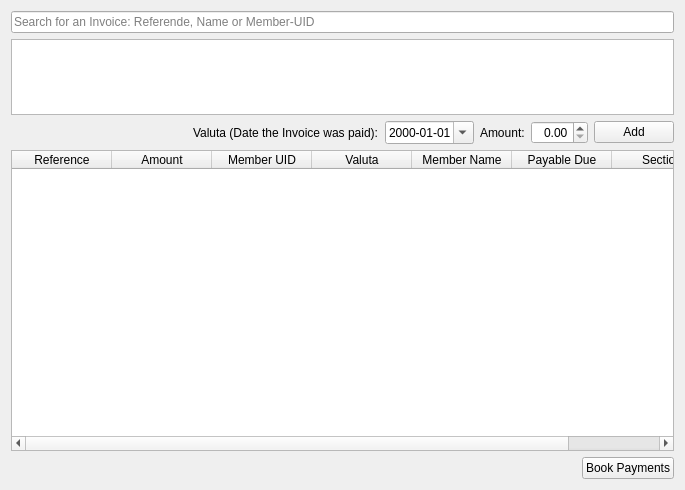
<?xml version="1.0" encoding="UTF-8"?>
<ui version="4.0">
 <class>PaymentImportForm</class>
 <widget class="QWidget" name="PaymentImportForm">
  <property name="geometry">
   <rect>
    <x>0</x>
    <y>0</y>
    <width>685</width>
    <height>490</height>
   </rect>
  </property>
  <property name="sizePolicy">
   <sizepolicy hsizetype="Expanding" vsizetype="Expanding">
    <horstretch>0</horstretch>
    <verstretch>0</verstretch>
   </sizepolicy>
  </property>
  <property name="windowTitle">
   <string>Form</string>
  </property>
  <layout class="QVBoxLayout" name="verticalLayout">
   <item>
    <widget class="QLineEdit" name="searchEdit">
     <property name="placeholderText">
      <string>Search for an Invoice: Referende, Name or Member-UID</string>
     </property>
    </widget>
   </item>
   <item>
    <widget class="QListWidget" name="listAvailable">
     <property name="minimumSize">
      <size>
       <width>0</width>
       <height>76</height>
      </size>
     </property>
     <property name="maximumSize">
      <size>
       <width>16777215</width>
       <height>76</height>
      </size>
     </property>
     <property name="selectionBehavior">
      <enum>QAbstractItemView::SelectRows</enum>
     </property>
    </widget>
   </item>
   <item>
    <layout class="QHBoxLayout" name="horizontalLayout">
     <item>
      <spacer name="horizontalSpacer_2">
       <property name="orientation">
        <enum>Qt::Horizontal</enum>
       </property>
       <property name="sizeHint" stdset="0">
        <size>
         <width>40</width>
         <height>20</height>
        </size>
       </property>
      </spacer>
     </item>
     <item>
      <widget class="QLabel" name="label">
       <property name="text">
        <string>Valuta (Date the Invoice was paid):</string>
       </property>
      </widget>
     </item>
     <item>
      <widget class="QDateEdit" name="dateEdit">
       <property name="displayFormat">
        <string>yyyy-MM-dd</string>
       </property>
       <property name="calendarPopup">
        <bool>true</bool>
       </property>
      </widget>
     </item>
     <item>
      <widget class="QLabel" name="label_2">
       <property name="text">
        <string>Amount:</string>
       </property>
      </widget>
     </item>
     <item>
      <widget class="QDoubleSpinBox" name="editAmount">
       <property name="alignment">
        <set>Qt::AlignRight|Qt::AlignTrailing|Qt::AlignVCenter</set>
       </property>
      </widget>
     </item>
     <item>
      <widget class="QPushButton" name="btnAdd">
       <property name="text">
        <string>Add</string>
       </property>
      </widget>
     </item>
    </layout>
   </item>
   <item>
    <layout class="QHBoxLayout" name="horizontalLayout_2">
     <item>
      <widget class="QTableWidget" name="tablePay">
       <property name="sizePolicy">
        <sizepolicy hsizetype="Expanding" vsizetype="MinimumExpanding">
         <horstretch>0</horstretch>
         <verstretch>0</verstretch>
        </sizepolicy>
       </property>
       <property name="alternatingRowColors">
        <bool>true</bool>
       </property>
       <property name="selectionBehavior">
        <enum>QAbstractItemView::SelectRows</enum>
       </property>
       <property name="wordWrap">
        <bool>false</bool>
       </property>
       <column>
        <property name="text">
         <string>Reference</string>
        </property>
       </column>
       <column>
        <property name="text">
         <string>Amount</string>
        </property>
       </column>
       <column>
        <property name="text">
         <string>Member UID</string>
        </property>
       </column>
       <column>
        <property name="text">
         <string>Valuta</string>
        </property>
       </column>
       <column>
        <property name="text">
         <string>Member Name</string>
        </property>
       </column>
       <column>
        <property name="text">
         <string>Payable Due</string>
        </property>
       </column>
       <column>
        <property name="text">
         <string>Section</string>
        </property>
       </column>
      </widget>
     </item>
    </layout>
   </item>
   <item>
    <layout class="QHBoxLayout" name="horizontalLayout_3">
     <item>
      <spacer name="horizontalSpacer">
       <property name="orientation">
        <enum>Qt::Horizontal</enum>
       </property>
       <property name="sizeHint" stdset="0">
        <size>
         <width>40</width>
         <height>20</height>
        </size>
       </property>
      </spacer>
     </item>
     <item>
      <widget class="QPushButton" name="btnContinue">
       <property name="text">
        <string>Book Payments</string>
       </property>
      </widget>
     </item>
    </layout>
   </item>
  </layout>
 </widget>
 <resources/>
 <connections/>
</ui>
